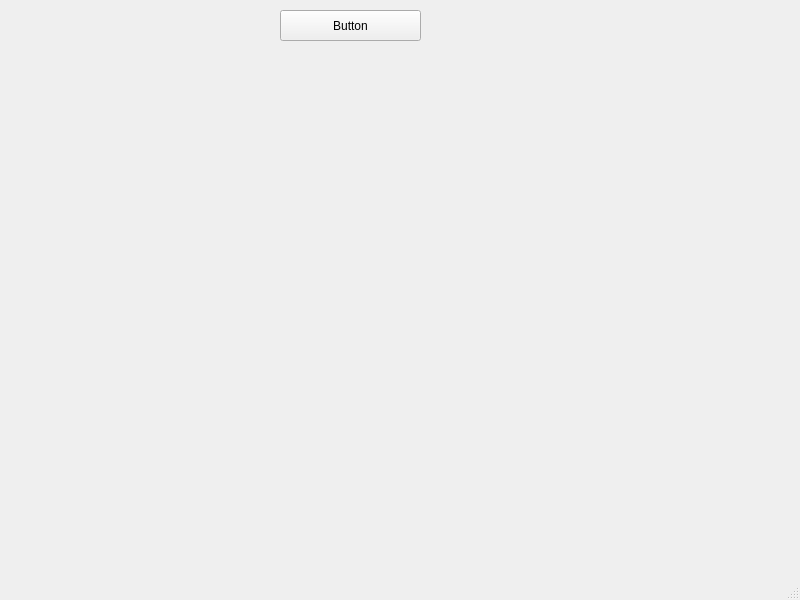
<?xml version="1.0" encoding="UTF-8"?>
<ui version="4.0">
 <class>MainWindow</class>
 <widget class="QMainWindow" name="MainWindow">
  <property name="geometry">
   <rect>
    <x>0</x>
    <y>0</y>
    <width>800</width>
    <height>600</height>
   </rect>
  </property>
  <property name="windowTitle">
   <string>MainWindow</string>
  </property>
  <widget class="QWidget" name="centralwidget">
   <widget class="QPushButton" name="btn">
    <property name="geometry">
     <rect>
      <x>280</x>
      <y>10</y>
      <width>141</width>
      <height>31</height>
     </rect>
    </property>
    <property name="text">
     <string>Button</string>
    </property>
   </widget>
  </widget>
  <widget class="QMenuBar" name="menubar">
   <property name="geometry">
    <rect>
     <x>0</x>
     <y>0</y>
     <width>800</width>
     <height>26</height>
    </rect>
   </property>
  </widget>
  <widget class="QStatusBar" name="statusbar"/>
 </widget>
 <resources/>
 <connections/>
</ui>
